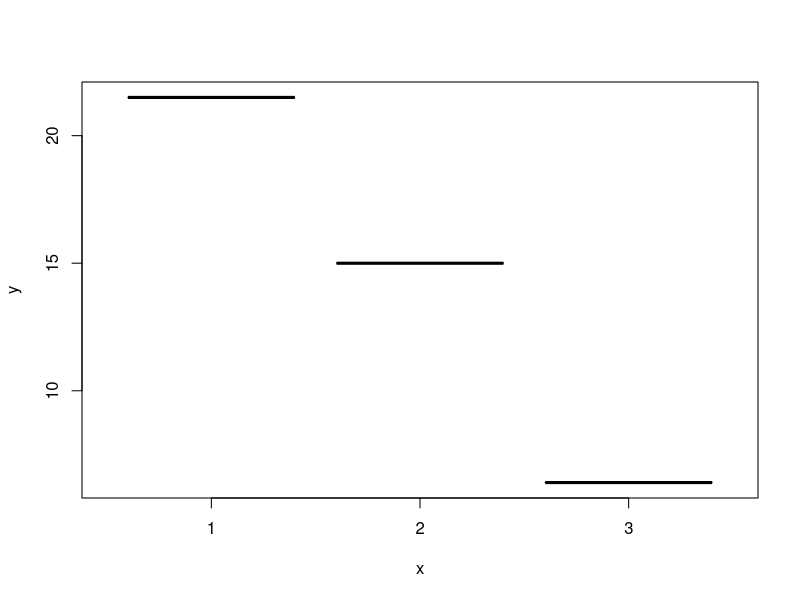
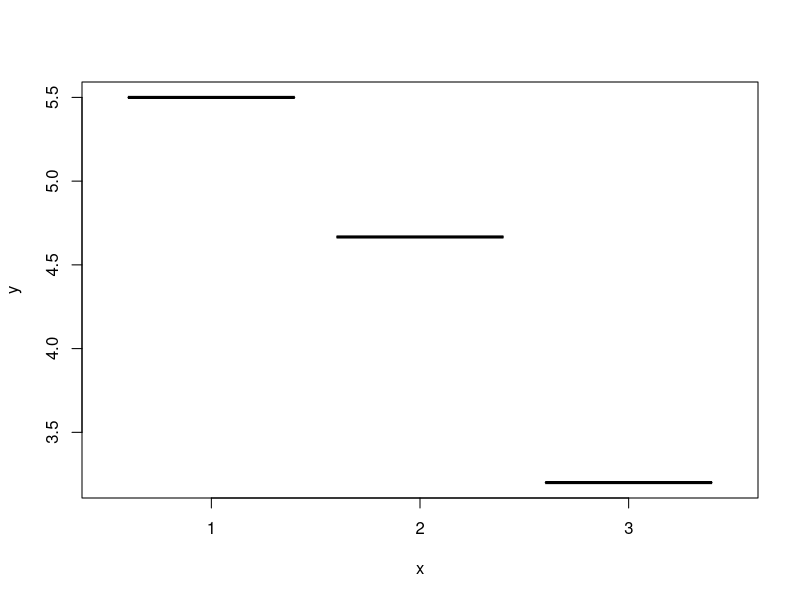
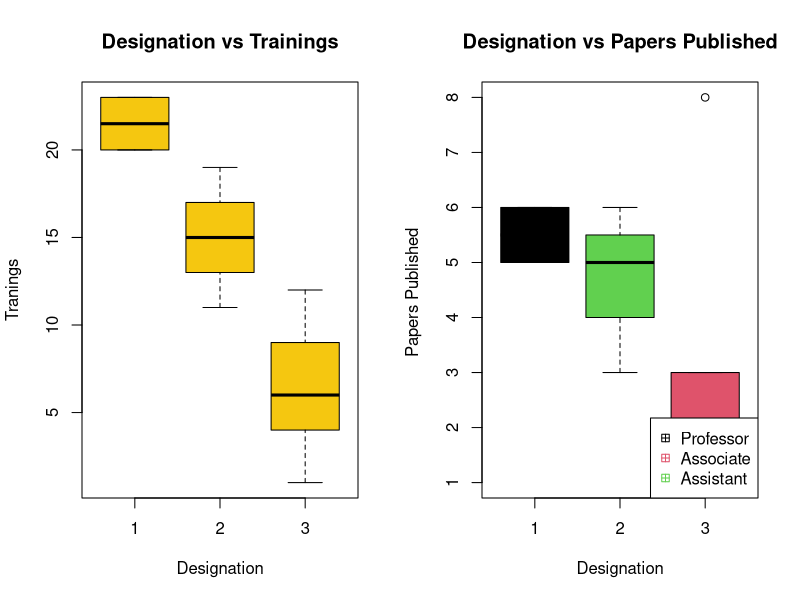
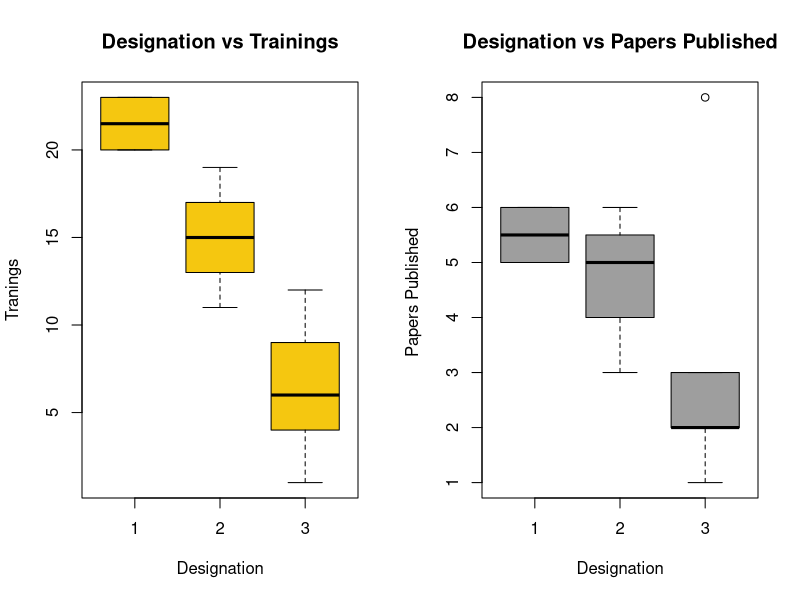
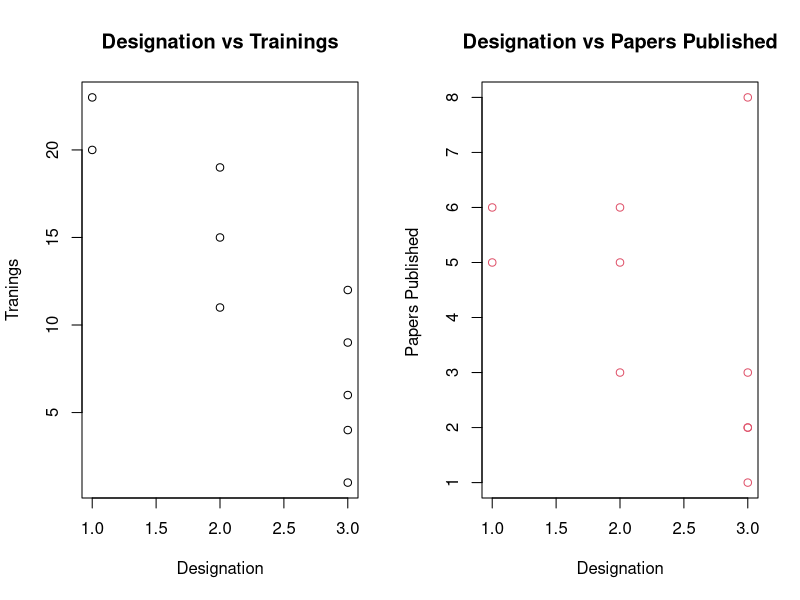
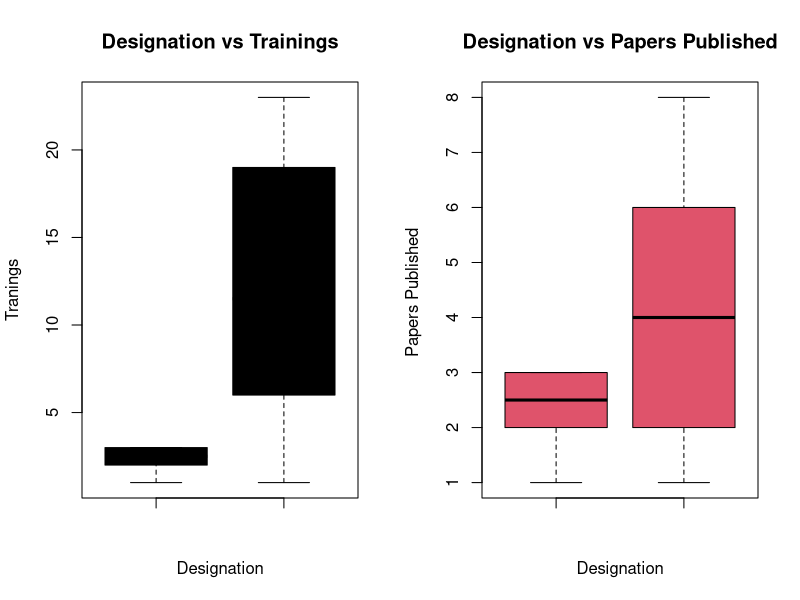
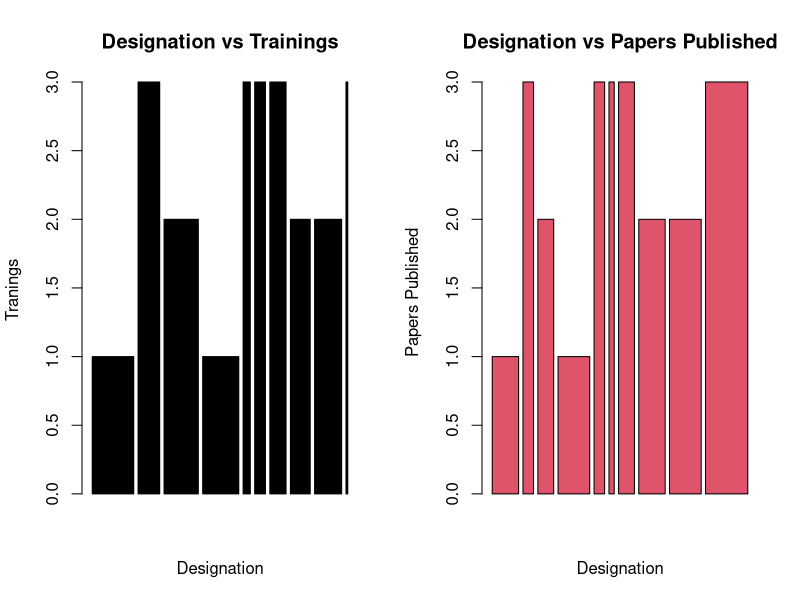
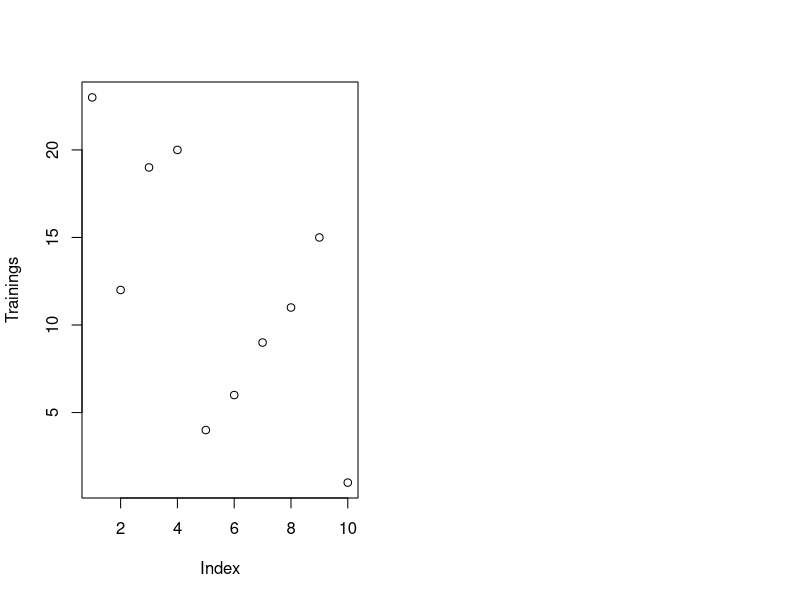

Generate these figures, in order, with R: (Note: this script raises an error after producing the figures.)
## ---- chunk 1
f<-read.csv('Q5a.csv',header=TRUE)
f
## ---- chunk 2
colnames(f)<-c("Names","Desig","Sal","Department","Trainings","Papers","Gender")
f
#summary(f)

## ---- chunk 3
library(plyr)
f<-transform(f,
             Desig=as.factor(mapvalues(Desig,c("Professor","Assosciate Professor","Assistant Professor"),c(1,2,3))),
             Gender=as.factor(mapvalues(Gender,c("M","F"),c(1,2))))
f

## ---- chunk 4
library(knitr)
library(rmarkdown)

kable(with(f,tapply(Trainings,INDEX=list(Department,Papers),mean)),format="markdown")

## ---- chunk 5
library(knitr)
library(rmarkdown)

kable(with(f,aggregate(Trainings,by=list(Department,Papers),mean)),format="markdown")

## ---- chunk 6
aggregate(Papers~Trainings+Desig,f,mean)

## ---- chunk 7
ans<-with(f,table(Papers,Desig))
ans
## ---- chunk 8
ans.or<-as.numeric(ans[1,1])/as.numeric(ans[1,2])/as.numeric(ans[1,3])/as.numeric(ans[2,1])/as.numeric(ans[2,2])/as.numeric(ans[2,3])/as.numeric(ans[3,1])/as.numeric(ans[3,2])/as.numeric(ans[3,3])/as.numeric(ans[4,1])/as.numeric(ans[4,2])/as.numeric(ans[4,3])/as.numeric(ans[5,1])/as.numeric(ans[5,2])/as.numeric(ans[5,3])/as.numeric(ans[6,1])/as.numeric(ans[6,2])/as.numeric(ans[6,3])
ans.or
## ---- chunk 9
with(f,cor(as.numeric(Desig), Trainings))

## ---- chunk 10
with(f,cor(Papers, Trainings))
## ---- chunk 11
with(f,cor(Trainings,as.numeric(Desig)))
## ---- chunk 12
by(data = f[c("Papers", "Trainings")], 
   INDICES = f["Desig"], 
   FUN = function(x) {cor(x[,1], x[,2])})

## ---- chunk 13
f1<-aggregate(Trainings~Desig,f,mean)
plot(f1$Desig, f1$Trainings)

## ---- chunk 14
f2<-aggregate(Papers~Desig,f,mean)
f2
plot(f2$Desig, f2$Papers)
## ---- chunk 15
# plot(f2$Desig, f2$Papers,xlab="Designation",ylab="Papers Published",main="Designation vs Papers Published",col=5)

par(mfrow = c(1,2))
with(f, plot(Desig, Trainings, 
                   main = "Designation vs Trainings", 
                   xlab = "Designation", 
                   ylab = "Tranings",col=7))
with(f, plot(Desig, Papers, 
                   main = "Designation vs Papers Published", 
                   xlab = "Designation", 
                    ylab = "Papers Published ",col=f$Desig))
legend("bottomright", c("Professor","Associate","Assistant"), col=c(1,2,3),pch=12)

## ---- chunk 16
par(mfrow = c(1,2))
with(f, plot(Desig, Trainings, 
                   main = "Designation vs Trainings", 
                   xlab = "Designation", 
                   ylab = "Tranings",col=7))
with(f, plot(Desig, Papers, 
                   main = "Designation vs Papers Published", 
                   xlab = "Designation", 
                    ylab = "Papers Published ",col=8))


## ---- chunk 17
par(mfrow = c(1,2))
with(f, plot(as.numeric(Desig), Trainings,
                   main = "Designation vs Trainings",
                   xlab = "Designation",
                   ylab = "Tranings",col=1))
with(f, plot(as.numeric(Desig), Papers,
                   main = "Designation vs Papers Published",
                   xlab = "Designation",
                    ylab = "Papers Published ",col=2))

par(mfrow = c(1,2))
with(f, boxplot(as.numeric(Desig), Trainings, 
                   main = "Designation vs Trainings", 
                   xlab = "Designation", 
                   ylab = "Tranings",col=1))
with(f, boxplot(as.numeric(Desig), Papers, 
                   main = "Designation vs Papers Published", 
                   xlab = "Designation", 
                    ylab = "Papers Published ",col=2))

par(mfrow = c(1,2))
with(f, barplot(as.numeric(Desig), Trainings, 
                   main = "Designation vs Trainings", 
                   xlab = "Designation", 
                   ylab = "Tranings",col=1))
with(f, barplot(as.numeric(Desig), Papers, 
                   main = "Designation vs Papers Published", 
                   xlab = "Designation", 
                    ylab = "Papers Published ",col=2))

## ---- chunk 18

with(f,plot(Trainings))

## ---- chunk 19
c1<-subset(f,Desig=="Assosciate Professor",c("Papers","Trainings"))
y1<-mean(c1$Papers+ c1$Trainings)
c2<-subset(f,Desig=="Assistant Professor",c("Papers","Trainings"))
y2<-mean(c2$Papers+c1$Trainings)
c3<-subset(f,Desig=="Professor",c("Papers","Trainings"))
y3<-mean(c3$Papers+c3$Trainings)
x<-c(1,2,3)
y<-c(y1,y2,y3)


p<-c(19,23,15)
 plot(x, y, main = "avg performance", 
                   xlab = "assoc prof", 
                   ylab = "Tranings",col=palette(),pch=p)
 
 with(f,text( x =1 ,y=y1, labels ="assoc prof",
                pos = rep(c(1, 3, 1), c(5, 1, 2)))) 


  with(f,text(x =2,y=y2, labels ="assis prof",
                pos = rep(c(1, 3, 1), c(5, 1, 2)))) 
  with(f,text(x =3,y=y3, labels ="prof",
                pos = rep(c(1, 3, 1), c(5, 1, 2)))) 
